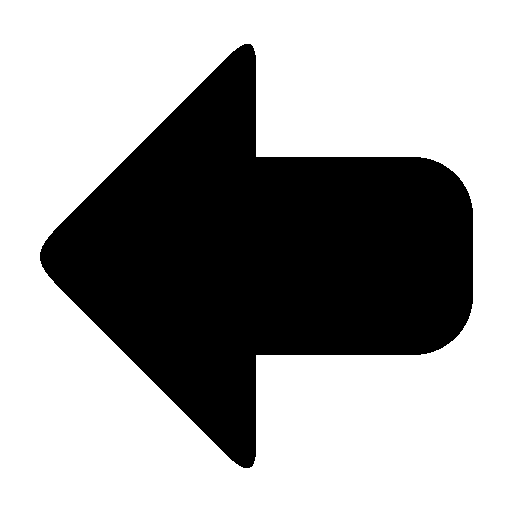
#> input picture Server files/telepresence/images/left_arrow.png, 512 x 512 px, found by its file name; its folder holds only this picture in this run
$ python split_images.py
#> lines starting #> are read from the running program, lines starting #| are printed output that depends on the picture
from PIL import Image
import os
path = '/home/xiaohan/Desktop/objectDetection/360-Dataset/images/'
path_out = '/home/xiaohan/Desktop/objectDetection/360-Dataset/split_to_4/'
for filename in os.listdir(path):
	im = Image.open(path + filename)
#> im is the input picture: PIL image 512x512 RGBA; mean R, G, B, A 164.6, 164.6, 164.6, 90.4
	width, height = im.size   # Get dimensions
#> width = 512; height = 512

	left = 0
	top = height/4
#> top = 128
	right = width
#> right = 512
	bottom = height/4 * 3
#> bottom = 384

	# Crop the center of the image
	newIm = im.crop((left, top, right, bottom))
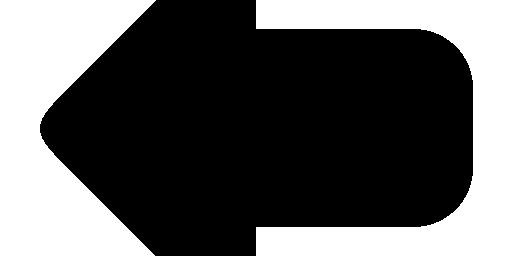
#> newIm: PIL image 512x256 RGBA; mean R, G, B, A 93.1, 93.1, 93.1, 161.9; transparent parts drawn white
	#newIm.save(path_out + os.path.splitext(filename)[0] + '.jpg')
	newIm_1 = newIm.crop((0, 0, width/4, height/2))
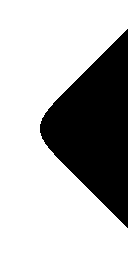
#> newIm_1: PIL image 128x256 RGBA; mean R, G, B, A 178.9, 178.9, 178.9, 76.1; transparent parts drawn white
	newIm_1.save(path_out + os.path.splitext(filename)[0] + '_1' + '.jpg')
	newIm_2 = newIm.crop((width/4, 0, width/2, height/2))
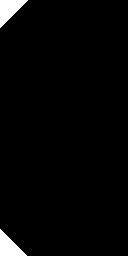
#> newIm_2: PIL image 128x256 RGBA; mean R, G, B, A 6.1, 6.1, 6.1, 248.9; transparent parts drawn white
	newIm_2.save(path_out + os.path.splitext(filename)[0] + '_2' + '.jpg')
	newIm_3 = newIm.crop((width/2, 0, width/4 * 3, height/2))
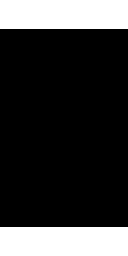
#> newIm_3: PIL image 128x256 RGBA; mean R, G, B, A 57.8, 57.8, 57.8, 197.2; transparent parts drawn white
	newIm_3.save(path_out + os.path.splitext(filename)[0] + '_3' + '.jpg')
	newIm_4 = newIm.crop((width/4 * 3, 0, width, height/2))
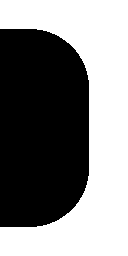
#> newIm_4: PIL image 128x256 RGBA; mean R, G, B, A 129.5, 129.5, 129.5, 125.5; transparent parts drawn white
	newIm_4.save(path_out + os.path.splitext(filename)[0] + '_4' + '.jpg')

#    	newIm.save(path_out + os.path.splitext(filename)[0] + '_l' + '.jpg')

$ run again, on Server files/telepresence/images/right_arrow.png
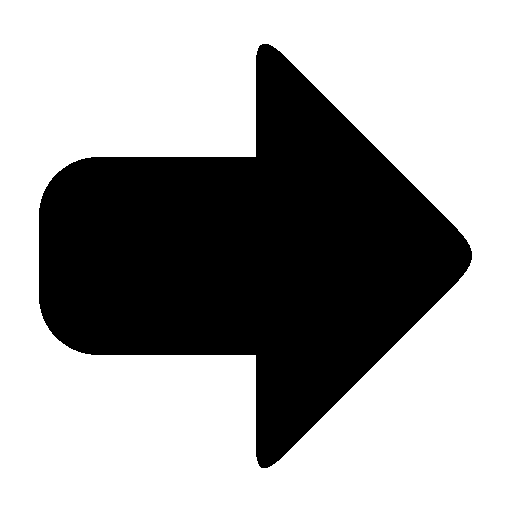
#> input picture Server files/telepresence/images/right_arrow.png, 512 x 512 px, found by its file name
#> im is the input picture: PIL image 512x512 RGBA; mean R, G, B, A 164.6, 164.6, 164.6, 90.4
#> `newIm_3 = newIm.crop((width/2, 0, width/4 * 3, height/2))`:
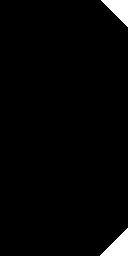
#> newIm_3: PIL image 128x256 RGBA; mean R, G, B, A 6.1, 6.1, 6.1, 248.9; transparent parts drawn white
#> `newIm_4 = newIm.crop((width/4 * 3, 0, width, height/2))`:
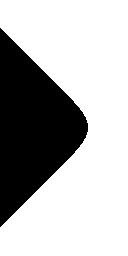
#> newIm_4: PIL image 128x256 RGBA; mean R, G, B, A 178.9, 178.9, 178.9, 76.1; transparent parts drawn white
